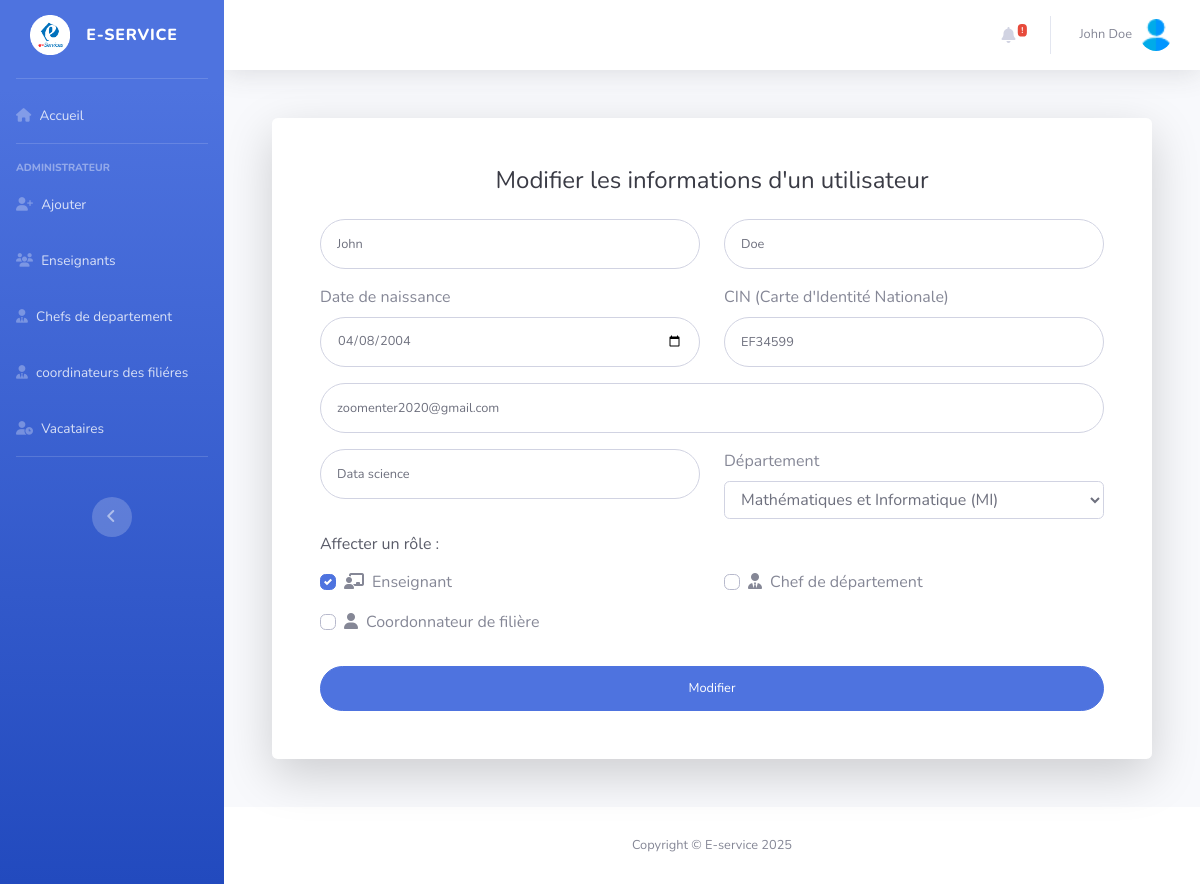
The page /Views/adminViews/Modifier.php?id=2 (signed in) on the database as committed earlier.
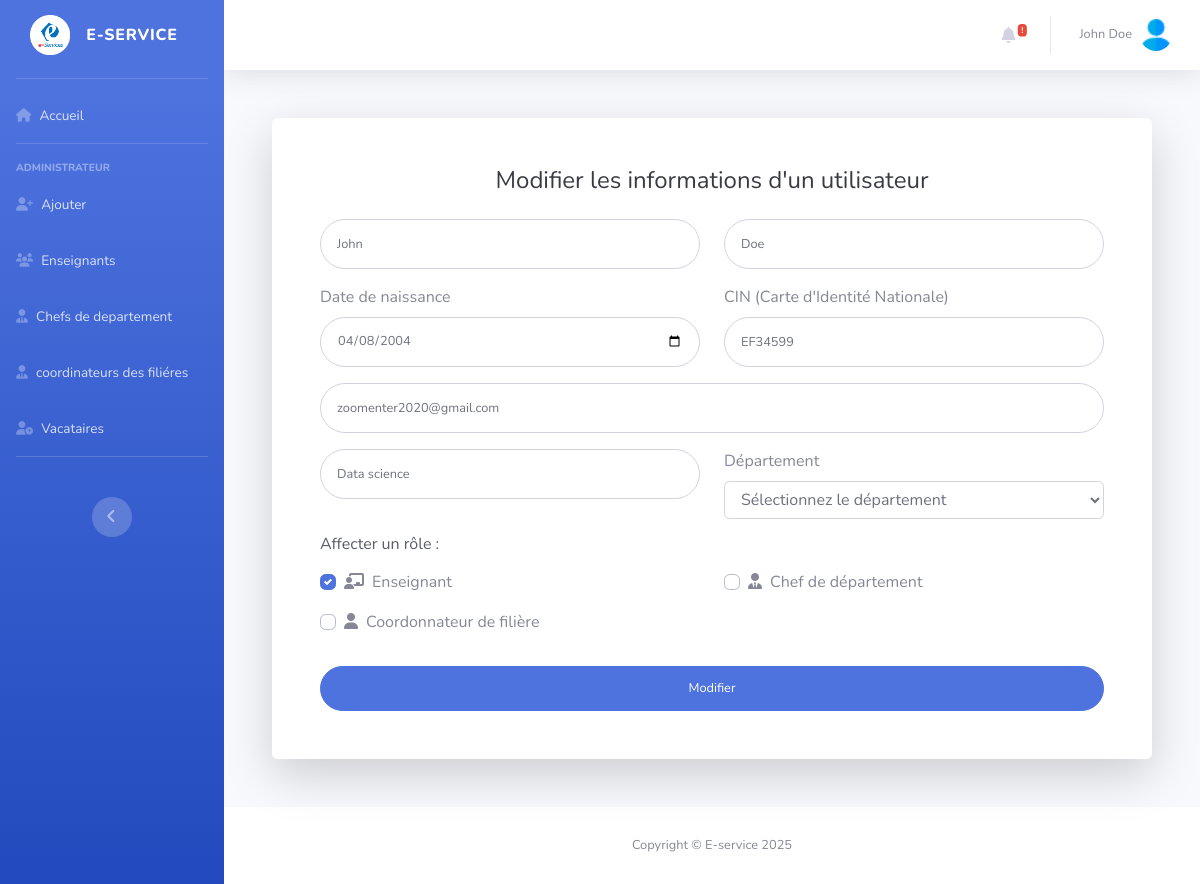
The same page on the database as committed later.
### tables this page shows
CREATE TABLE `utilisateurs` (
  `id` int(11) NOT NULL,
  `firstName` varchar(50) NOT NULL,
  `lastName` varchar(75) NOT NULL,
  `CIN` varchar(10) NOT NULL,
  `Birthdate` date NOT NULL,
  `email` varchar(50) NOT NULL,
  `password` varchar(255) NOT NULL,
  `speciality` varchar(70) NOT NULL,
  `id_departement` int(11) NOT NULL,
  `creation_date` datetime NOT NULL DEFAULT current_timestamp(),
  `must_change_password` tinyint(1) DEFAULT 1
);

### Model/database.php (called while the page is built, shortened)
<?php
    function dataBaseConnection(){
        try{
            $pdo=new PDO('mysql:host=localhost;dbname=EserviceDB;port=3306;charset=utf8','root','',array(PDO::ATTR_ERRMODE=>PDO::ERRMODE_EXCEPTION));
        }catch(Exception $e){
            echo $e->getMessage();
        }
        return $pdo;
    }
    function GetFromDb($query,$values,$fetchAll=true){
        try {
            $pdo=dataBaseConnection();
            $stmt=$pdo->prepare($query);
            if (is_array($values)){
                $stmt->execute($values);
            }else{
                $stmt->execute([$values]);
            }
            if($fetchAll){
                $data=$stmt->fetchAll(PDO::FETCH_ASSOC);
            }else{
                $data=$stmt->fetch(PDO::FETCH_ASSOC);
            }
                return $data;
        } catch (Exception $e) {
            error_log("Error : " . $e->getMessage());
            return false;
        }
    }
    function GetSimpleDb($query,$fetchAll=true){
        try {
            $pdo=dataBaseConnection();
            $stmt=$pdo->query($query);
            if($fetchAll){
                $data=$stmt->fetchAll(PDO::FETCH_ASSOC);
            }else{
                $data=$stmt->fetch(PDO::FETCH_ASSOC);
            }
                return $data;
        } catch (Exception $e) {
            error_log("Error : " . $e->getMessage());
            return false;
        }
    }

### Views/adminViews/Modifier.php (the view, shortened to what the changed rows need)
<?php
    $admin=GetFromDb("SELECT * FROM utilisateurs WHERE id=? ;",$_SESSION['id'],false);
    $userName=$admin['firstName'].' '.$admin['lastName'];
    $id=$_GET['id'];
    $data=GetFromDb("SELECT * FROM utilisateurs WHERE id=? ;",$id,false);
    $roles=GetSimpleDb('SELECT * FROM userroles WHERE user_id='.$id.';');
?>
    <div id="wrapper">
   <?php require_once "../include/header.php";?>
                <div class="container-fluid">
                <div class="container">
<div class="card o-hidden border-0 shadow-lg my-5">
    <div class="card-body p-0">
        <div class="row">
            <div class="col-lg-12">
                <div class="p-5">
                    <div class="text-center">
                        <h1 class="h4 text-gray-900 mb-4">Modifier les informations d'un utilisateur</h1>
                    </div>
                    <form action="../../edit.php" class="user" method="POST">
                            <div class="form-group row">
                                <div class="col-sm-6 mb-3 mb-sm-0">
                                    <input type="text" class="form-control form-control-user" id="FirstName" name="firstName" placeholder="Prénom" value="<?=$data['firstName']?>" required>
                                </div>
                                <div class="col-sm-6">
                                    <input type="text" class="form-control form-control-user" id="LastName" name="lastName" placeholder="Nom" value="<?=$data['lastName']?>" required>
                                </div>
                            </div>
                            <div class="form-group row">
                                <div class="col-sm-6 mb-3 mb-sm-0">
                                    <?php $today = date('Y-m-d'); ?>
                                    <label for="birthdate" class="form-label">Date de naissance</label>
                                    <input type="date" class="form-control form-control-user" id="birthdate" name="birthdate" min="1900-01-01" max="<?php echo $today; ?>" value="<?=$data['Birthdate']?>" required>
                                </div>
                                <div class="col-sm-6">
                                    <label for="cin" class="form-label">CIN (Carte d'Identité Nationale)</label>
                                    <input type="text" class="form-control form-control-user" id="cin" name="cin"
                                        placeholder="Ex: AB12345" value="<?=$data['CIN']?>" required>
                                </div>
                            </div>
                            <div class="form-group">
                                <div class="mb-3">
                                    <input type="email" class="form-control form-control-user" id="InputEmail" name="email"
                                        placeholder="Adresse email" value="<?=$data['email']?>" required>
                                </div>
                            </div>
                            <div class="form-group row">
                                <div class="col-md-6 mb-3">
                                    <input type="text" class="form-control form-control-user" id="InputSpeciality" name="speciality" placeholder="Spécialité"  value="<?=$data['speciality']?>" required>
                                </div>
                                <div class="col-sm-6">
                                    <label for="department" class="form-label">Département </label>
                                    <select class="form-control" id="department" name="department" >
                                        <option value="" disabled <?= $data['id_departement']==null?'selected':'';?>>Sélectionnez le département</option>
                                        <option value="1" <?= $data['id_departement']==1? 'selected':'';?>>Mathématiques et Informatique (MI)</option>
                                    </select>
                                </div>
                            </div>
                            </form>
                </div>
            </div>
        </div>
    </div>
</div>
</div>
                </div>
            </div>
        <?php require_once "../include/footer.php";?>
<?php
    include_once "../dashboards.php";
?>

### Views/include/header.php (shortened to what the changed rows need)
<div id="content-wrapper" class="d-flex flex-column">
    <div id="content">
        <nav class="navbar navbar-expand navbar-light bg-white topbar mb-4 static-top shadow">
            <ul class="navbar-nav ml-auto">
                <li class="nav-item dropdown no-arrow">
                    <a class="nav-link dropdown-toggle" href="#" id="userDropdown" role="button"
                        data-toggle="dropdown" aria-haspopup="true" aria-expanded="false">
                        <span class="mr-2 d-none d-lg-inline text-gray-600 small"><?= $userName ?></span>
                        <img class="img-profile rounded-circle"
                            src="..\..\startbootstrap-sb-admin-2-gh-pages\img\logo3.png">
                    </a>
                </li>
            </ul>
        </nav>

Rows that differ between the two databases and show on the page:
changed utilisateurs "John Doe": department "Mathématiques et Informatique (MI)" → "Sélectionnez le département"
